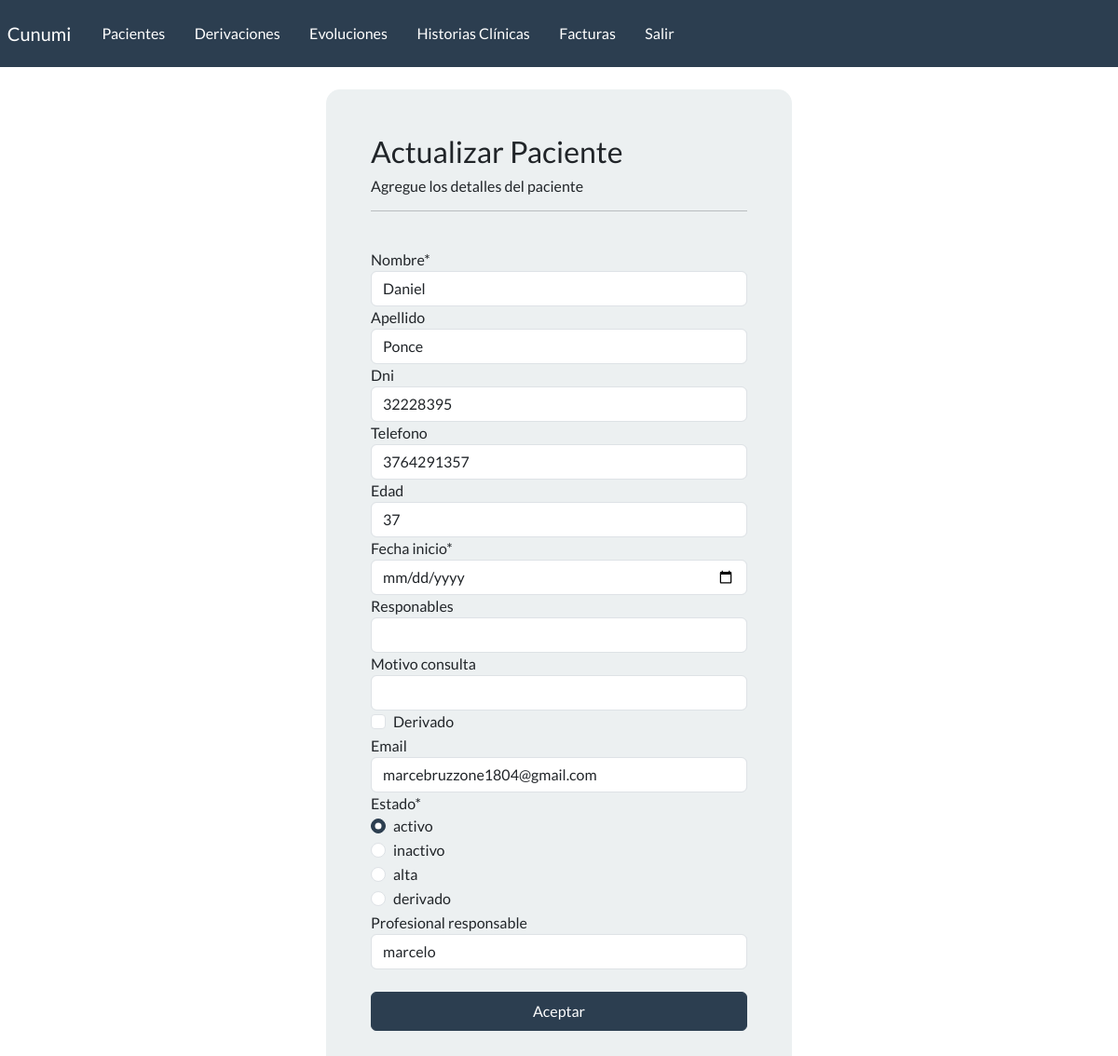
The app's page /modificar-paciente/3 (signed in), older data.
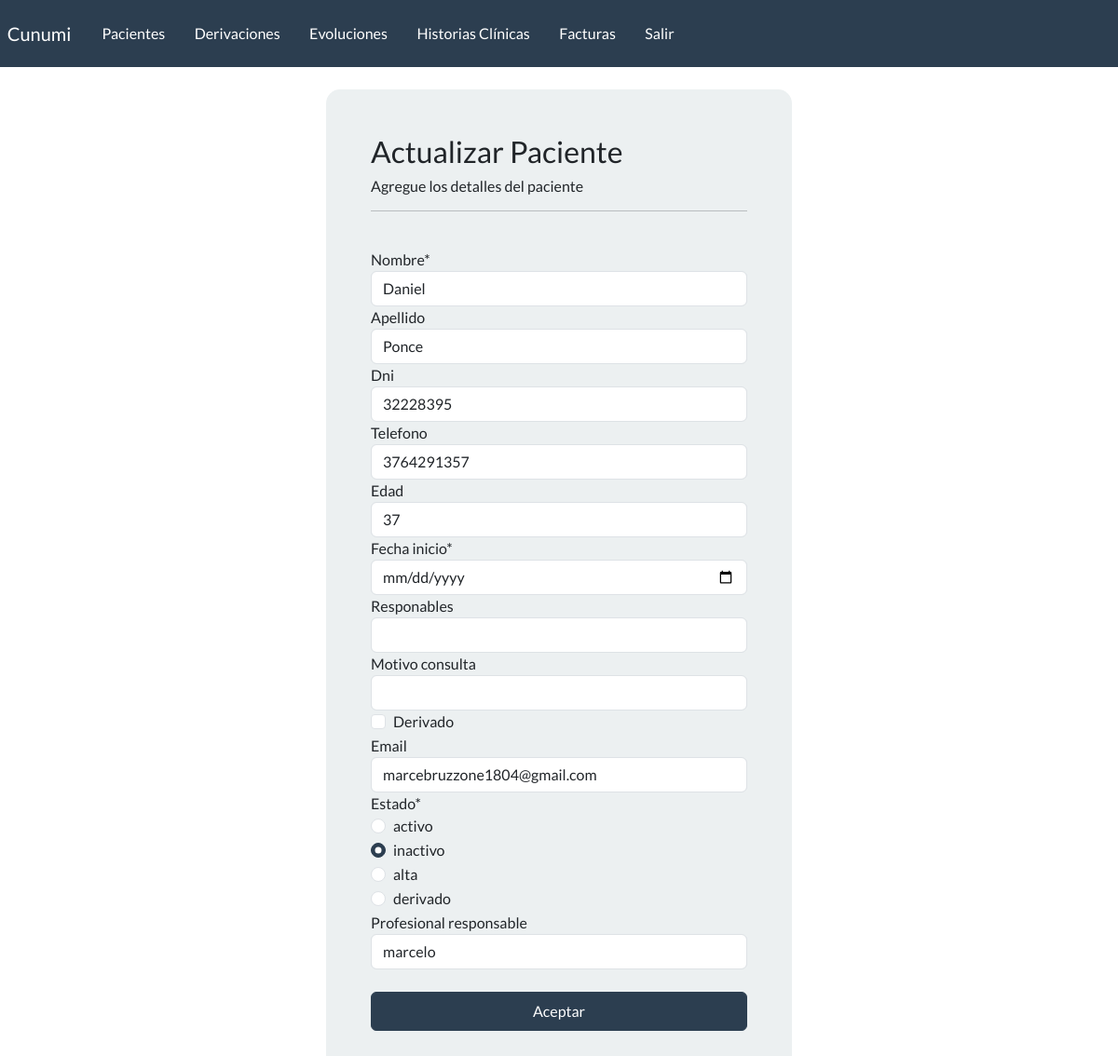
The same page, newer data.
### webapp/models.py (models this page shows, shortened)
class paciente(models.Model):
    nombre = models.CharField(max_length=100)
    apellido = models.CharField(max_length=100, blank=True)
    dni = models.CharField(max_length=100, blank=True)
    telefono = models.CharField(max_length=100, blank=True)
    email = models.EmailField(blank=True)
    edad = models.IntegerField(blank=True)
    fecha_inicio = models.DateField(blank=True, null=True)
    responables = models.CharField(max_length=200, blank=True)
    motivo_consulta = models.CharField(max_length=200, blank=True)
    derivado = models.BooleanField(default=False)
    email = models.EmailField(blank=True)
    estado_choices = (
        ('activo', 'activo'),
        ('inactivo', 'inactivo'),
        ('alta', 'alta'),
        ('derivado', 'derivado'))
    estado = models.CharField(max_length=20, choices=estado_choices, default='activo')
    profesional_responsable = models.ForeignKey(User, on_delete=models.CASCADE, blank=True)

### webapp/views.py (the view)
# urls.py: path('modificar-paciente/<int:pk>', views.modificar_paciente, name='modificar_paciente'),
@login_required(login_url='my-login')
def modificar_paciente(request, pk):
    paciente_seleccionado = paciente.objects.get(id=pk)
    form = pacienteForm(instance=paciente_seleccionado)
    if request.method == 'POST':
        form = pacienteForm(request.POST, instance=paciente_seleccionado)
        if form.is_valid():
            form.save()
            return redirect('dashboard')
    context = {
        'form':form
    }
    return render(request, 'webapp/paciente/modificar.html', context=context)

### webapp/forms.py
class pacienteForm(forms.ModelForm):
    estado_choices = (
        ('activo', 'activo'),
        ('inactivo', 'inactivo'),
        ('alta', 'alta'),
        ('derivado', 'derivado')
    )
    estado = forms.ChoiceField(
        choices=estado_choices, widget=forms.RadioSelect())
    fecha_inicio = forms.DateField(widget=forms.DateInput(attrs={'type': 'date'}))
    class Meta:
        model=paciente
        fields = '__all__'

### webapp/templates/webapp/paciente/modificar.html (shortened to what this page needs)
{% extends 'webapp/base.html' %}
{% load crispy_forms_tags %}
{% block content %}
<div class="container bg-light shadow-md p-5 form-layout">
    <h3>Actualizar Paciente</h3>
    <h6>Agregue los detalles del paciente</h6>
    <hr>
    <br>
    <form method="POST" autocomplete="off" >
        {{form|crispy}}
        <br>
        <button type="submit" class="btn btn-primary w-100 btn-block p-2">Aceptar</button>
    </form>
</div>
{% endblock %}

Row changes from the older to the newer data that the page shows:
changed paciente "Daniel": estado "☑ activo ☐ inactivo ☐ alta ☐ derivado" → "☐ activo ☑ inactivo ☐ alta ☐ derivado"
